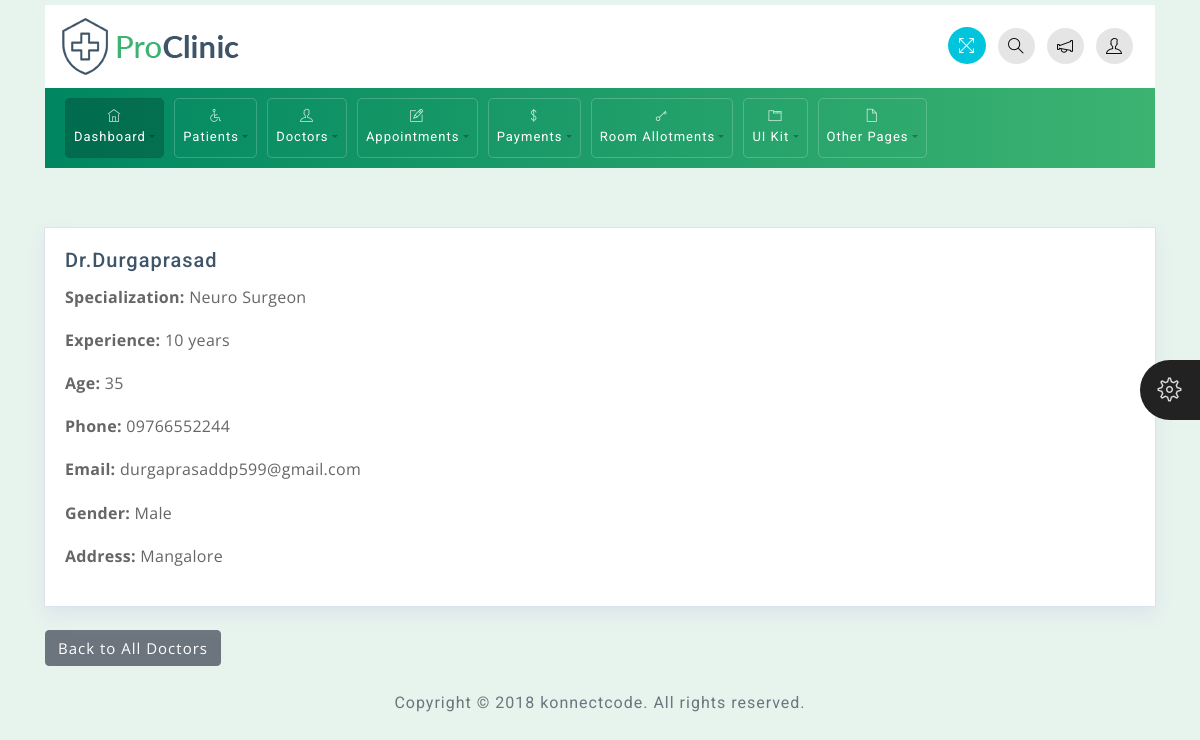
The app's page /doctor1/ with its own data.
### app/models.py (models this page shows, shortened)
class Doctor(models.Model):
    doctor_name = models.CharField(max_length=100)
    dob = models.DateField()  # Date of Birth
    specialization = models.CharField(max_length=100)
    experience = models.PositiveIntegerField()  # Experience in years
    age = models.PositiveIntegerField()
    phone = models.CharField(max_length=15)  # Adjust length as needed
    email = models.EmailField(unique=True)
    gender = models.CharField(max_length=10, choices=[
        ('Male', 'Male'),
        ('Female', 'Female'),
        ('Other', 'Other'),
    ])
    address = models.TextField()
    file = models.FileField(upload_to='doctor_files/', blank=True, null=True)

### Hospital/views.py (the view)
# urls.py: path('doctor1/', views.ABOUT_DOCTOR, name='about_doctor'),
def ABOUT_DOCTOR(request):
    doctor_id = 1  # Specify the doctor ID directly
    doctor = get_object_or_404(Doctor, id=doctor_id)
    return render(request, 'doctors/about_doctor.html', {'doctor': doctor})

### templates/doctors/about_doctor.html
{% extends 'base.html' %}
{% block content %}
<div class="container">
    <h3 class="block-title">Doctor Details</h3>
    <div class="card proclinic-box-shadow mb-4">
        <div class="card-body">
            <h5 class="card-title">{{ doctor.doctor_name }}</h5>
            <p><strong>Specialization:</strong> {{ doctor.specialization }}</p>
            <p><strong>Experience:</strong> {{ doctor.experience }} years</p>
            <p><strong>Age:</strong> {{ doctor.age }}</p>
            <p><strong>Phone:</strong> {{ doctor.phone }}</p>
            <p><strong>Email:</strong> {{ doctor.email }}</p>
            <p><strong>Gender:</strong> {{ doctor.gender }}</p>
            <p><strong>Address:</strong> {{ doctor.address }}</p>
        </div>
    </div>
    <a href="{% url 'all_doctors' %}" class="btn btn-secondary">Back to All Doctors</a>
</div>
{% endblock %}

### static/css/styles.css (style rules this page uses)
body { font-family: 'Open Sans', sans-serif; background-color: #E7F3ED; color: #3e5569; }
h1, h2, h3, h4, h5, h6, span, .menu-nav { font-family: 'Roboto', sans-serif; letter-spacing: 1px; }
p { font-size: 1em; line-height: 1.7em; color: #666; letter-spacing: .3px; }
.proclinic-box-shadow { border-radius: 0; border: 0; -webkit-box-shadow: 0 0 0 1px #dce3ec, 0 8px 16px 0 #dce3ec; box-shadow: 0 0 0 1px #dce3ec, 0 8px 16px 0 #dce3ec; background: #fff; margin-top: 20px; }
h3.block-title { background: transparent; margin: 4px auto; color: #E7F3ED; }
.card, .card-img-top { border-radius: 0px; }
.btn { margin-bottom: 5px; font-size: 15px; letter-spacing: 1px; }
.block-title { -ms-flex: 1 1 auto; flex: 1 1 auto; min-height: 1.75rem; font-size: 1.5rem; line-height: 1.5; }

### records on screen
Doctor: doctor_name "Dr.Durgaprasad", specialization "Neuro Surgeon", experience "10", age "35", phone "09766552244", email "durgaprasaddp599@gmail.com", gender "Male", address "Mangalore"
